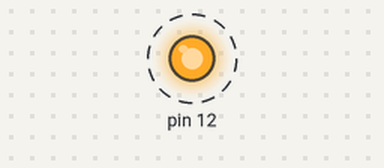
The sketch below on a simulated Arduino Uno, built with avr-gcc and run on an emulated ATmega328P. Parts: output pins drawn as LEDs (lit = HIGH). Dashed ring = blinking.

Above: at 0.12 s.
Timing chart, 0 to 3.0 s (numbered marks = the images above):
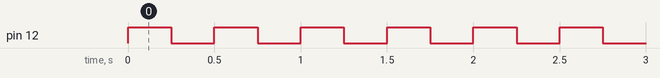

The sketch:

transmit_IR.ino
```cpp
void setup() {
 pinMode(12, OUTPUT);
}

void loop() {
 digitalWrite(12, HIGH);
 delay(250);   //keep on for .25 sec.
 digitalWrite(12, LOW);
 delay(250);   //keep off for .25 sec.

}
```

Measured:
- by itself, pin 12: alternates HIGH for 0.25 s and LOW for 0.25 s
